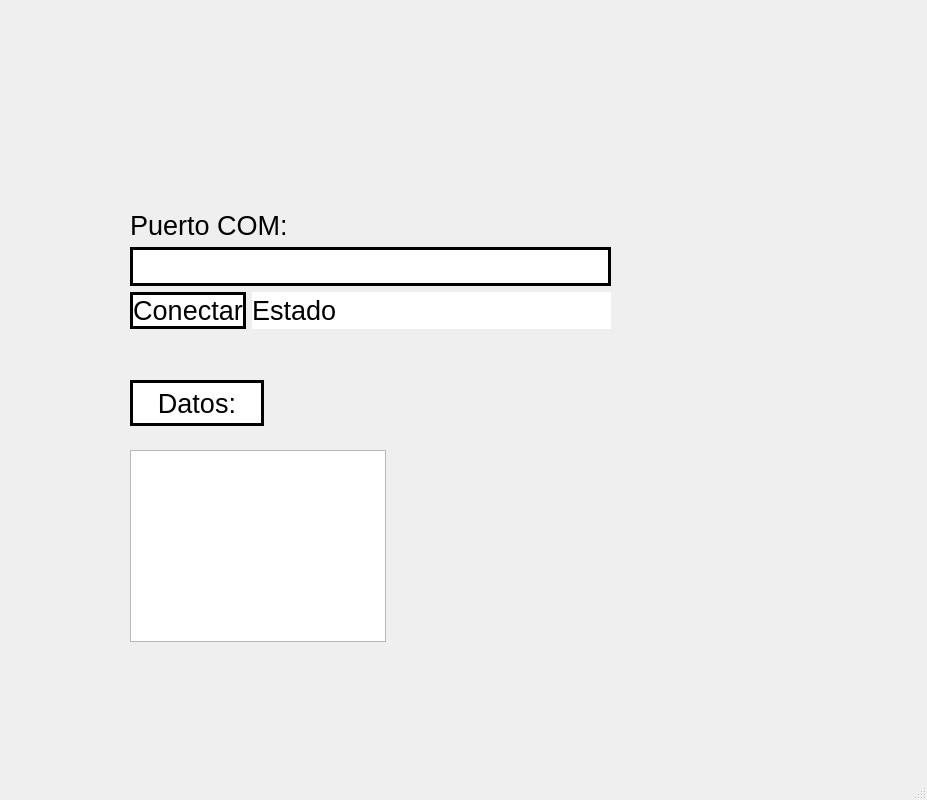
<?xml version="1.0" encoding="UTF-8"?>
<ui version="4.0">
 <class>MainWindow</class>
 <widget class="QMainWindow" name="MainWindow">
  <property name="geometry">
   <rect>
    <x>0</x>
    <y>0</y>
    <width>927</width>
    <height>800</height>
   </rect>
  </property>
  <property name="windowTitle">
   <string>MainWindow</string>
  </property>
  <widget class="QWidget" name="centralwidget">
   <widget class="QLabel" name="label">
    <property name="geometry">
     <rect>
      <x>30</x>
      <y>30</y>
      <width>151</width>
      <height>101</height>
     </rect>
    </property>
    <property name="text">
     <string/>
    </property>
    <property name="pixmap">
     <pixmap resource="../../../Archivos/Recursos.qrc">:/Recursos/UAT Vertical - copia.png</pixmap>
    </property>
    <property name="scaledContents">
     <bool>true</bool>
    </property>
   </widget>
   <widget class="QLabel" name="label_2">
    <property name="geometry">
     <rect>
      <x>630</x>
      <y>30</y>
      <width>131</width>
      <height>131</height>
     </rect>
    </property>
    <property name="text">
     <string/>
    </property>
    <property name="pixmap">
     <pixmap resource="../../../Archivos/Recursos.qrc">:/Recursos/logo_izquierdo.png</pixmap>
    </property>
    <property name="scaledContents">
     <bool>true</bool>
    </property>
   </widget>
   <widget class="QWidget" name="layoutWidget">
    <property name="geometry">
     <rect>
      <x>130</x>
      <y>210</y>
      <width>481</width>
      <height>161</height>
     </rect>
    </property>
    <layout class="QFormLayout" name="formLayout">
     <item row="0" column="0" colspan="2">
      <widget class="QLabel" name="label_3">
       <property name="font">
        <font>
         <pointsize>20</pointsize>
        </font>
       </property>
       <property name="text">
        <string>Puerto COM:</string>
       </property>
      </widget>
     </item>
     <item row="1" column="0" colspan="2">
      <widget class="QLineEdit" name="txt_com">
       <property name="font">
        <font>
         <pointsize>20</pointsize>
        </font>
       </property>
       <property name="styleSheet">
        <string notr="true">border-radius:25px ;
border : 2.5px solid black ;</string>
       </property>
       <property name="text">
        <string/>
       </property>
      </widget>
     </item>
     <item row="2" column="0">
      <widget class="QPushButton" name="btn_accion">
       <property name="font">
        <font>
         <pointsize>20</pointsize>
        </font>
       </property>
       <property name="styleSheet">
        <string notr="true">border-radius:25px ;
border : 2.5px solid black ;
background-color: rgb(255, 255, 255);</string>
       </property>
       <property name="text">
        <string>Conectar</string>
       </property>
      </widget>
     </item>
     <item row="2" column="1">
      <widget class="QLabel" name="btn_estado">
       <property name="font">
        <font>
         <pointsize>20</pointsize>
        </font>
       </property>
       <property name="styleSheet">
        <string notr="true">background-color: rgb(255, 255, 255);</string>
       </property>
       <property name="text">
        <string>Estado </string>
       </property>
      </widget>
     </item>
    </layout>
   </widget>
   <widget class="QPushButton" name="btn_datos">
    <property name="geometry">
     <rect>
      <x>130</x>
      <y>380</y>
      <width>134</width>
      <height>46</height>
     </rect>
    </property>
    <property name="font">
     <font>
      <pointsize>20</pointsize>
     </font>
    </property>
    <property name="styleSheet">
     <string notr="true">border-radius:25px ;
border : 2.5px solid black ;
background-color: rgb(255, 255, 255);</string>
    </property>
    <property name="text">
     <string>Datos:</string>
    </property>
   </widget>
   <widget class="QListWidget" name="list_datos">
    <property name="geometry">
     <rect>
      <x>130</x>
      <y>450</y>
      <width>256</width>
      <height>192</height>
     </rect>
    </property>
   </widget>
  </widget>
  <widget class="QMenuBar" name="menubar">
   <property name="geometry">
    <rect>
     <x>0</x>
     <y>0</y>
     <width>927</width>
     <height>26</height>
    </rect>
   </property>
  </widget>
  <widget class="QStatusBar" name="statusbar"/>
 </widget>
 <resources>
  <include location="../../../Archivos/Recursos.qrc"/>
 </resources>
 <connections/>
</ui>
